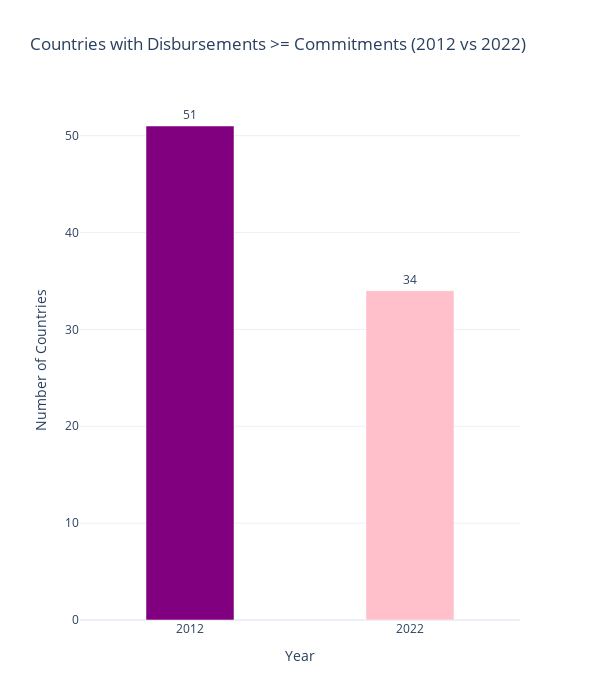

The cell this chart's notebook holds for it:
### Code cell
fig = px.bar(
    plot_data,
    x='Year',
    y='Countries Meeting Criteria',
    text='Countries Meeting Criteria',
    labels={'Countries Meeting Criteria': 'Number of Countries'},
    title='Countries with Disbursements >= Commitments (2012 vs 2022)',
    hover_data={'Total Countries' : True} 
)

fig.update_traces(
     textposition='outside',
    marker_color=['purple', 'pink']  # Different colors for bars
)

fig.update_layout(
    xaxis_title='Year',
    yaxis_title='Number of Countries',
    template='plotly_white',
    bargap=0.6,  
    width=600,   
    height=700 
)

fig.show()

### Figure 1 — Plotly figure (JSON) as saved in the notebook; plotly's stock layout.template omitted (floating-point values rounded to 4 significant figures)
{"data": [{"alignmentgroup": "True", "customdata": [[140], [140]], "hovertemplate": "Year=%{x}<br>Number of Countries=%{text}<br>Total Countries=%{customdata[0]}<extra></extra>", "legendgroup": "", "marker": {"color": ["purple", "pink"], "pattern": {"shape": ""}}, "name": "", "offsetgroup": "", "orientation": "v", "showlegend": false, "text": [51, 34], "textposition": "outside", "type": "bar", "x": ["2012", "2022"], "xaxis": "x", "y": [51, 34], "yaxis": "y"}], "layout": {"bargap": 0.6, "barmode": "relative", "height": 700, "legend": {"tracegroupgap": 0}, "title": {"text": "Countries with Disbursements >= Commitments (2012 vs 2022)"}, "width": 600, "xaxis": {"anchor": "y", "domain": [0, 1], "title": {"text": "Year"}}, "yaxis": {"anchor": "x", "domain": [0, 1], "title": {"text": "Number of Countries"}}}}
